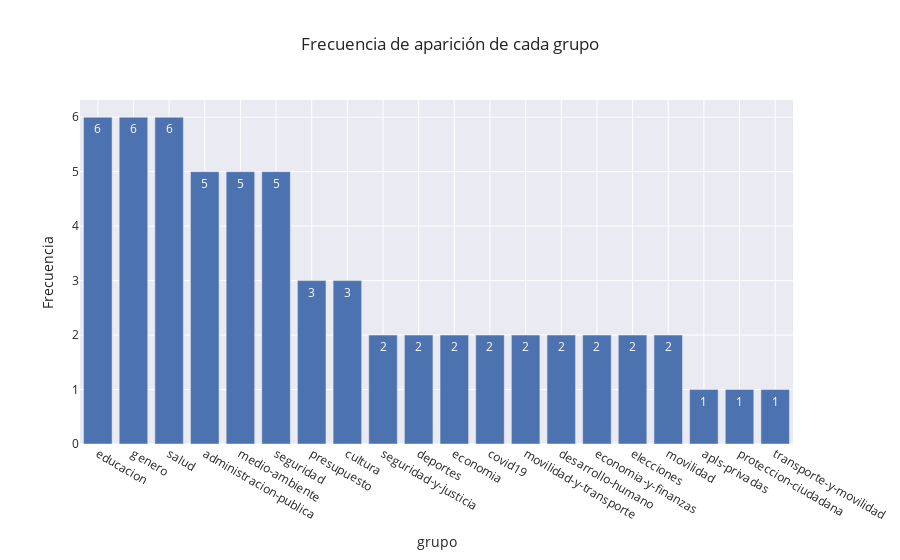

Notebook code for this chart:
### Code cell
fig = px.bar(df_frecuencia_grupos[:20],x='grupo',y='Frecuencia',text='Frecuencia',title='Frecuencia de aparición de cada grupo')

fig

### Figure 1 — Plotly figure (JSON) as saved in the notebook; plotly's stock layout.template omitted (floating-point values rounded to 4 significant figures)
{"data": [{"alignmentgroup": "True", "hovertemplate": "grupo=%{x}<br>Frecuencia=%{text}<extra></extra>", "legendgroup": "", "marker": {"color": "rgb(76,114,176)", "pattern": {"shape": ""}}, "name": "", "offsetgroup": "", "orientation": "v", "showlegend": false, "text": [6, 6, 6, 5, 5, 5, 3, 3, 2, 2, 2, 2, 2, 2, 2, 2, 2, 1, 1, 1], "textposition": "auto", "type": "bar", "x": ["educacion", "genero", "salud", "administracion-publica", "medio-ambiente", "seguridad", "presupuesto", "cultura", "seguridad-y-justicia", "deportes", "economia", "covid19", "movilidad-y-transporte", "desarrollo-humano", "economia-y-finanzas", "elecciones", "movilidad", "apls-privadas", "proteccion-ciudadana", "transporte-y-movilidad"], "xaxis": "x", "y": [6, 6, 6, 5, 5, 5, 3, 3, 2, 2, 2, 2, 2, 2, 2, 2, 2, 1, 1, 1], "yaxis": "y"}], "layout": {"barmode": "relative", "legend": {"tracegroupgap": 0}, "title": {"text": "Frecuencia de aparición de cada grupo"}, "xaxis": {"anchor": "y", "domain": [0, 1], "title": {"text": "grupo"}}, "yaxis": {"anchor": "x", "domain": [0, 1], "title": {"text": "Frecuencia"}}}}
